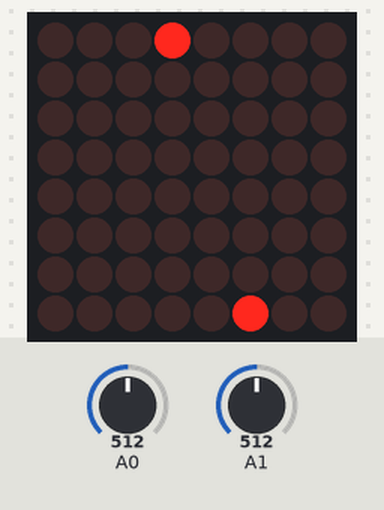
The sketch below on a simulated Arduino Uno, built with avr-gcc and run on an emulated ATmega328P. Parts: 8×8 LED matrix. Inputs (shaded band) come from the test bench; at power-on: A1 = 512, A0 = 512. Random numbers use the default seed unless the sketch sets one; what the sketch prints to the serial monitor is not drawn.

Above: at 4.2 s.
4.3 s: A1 set to 787
At 4.9 s:
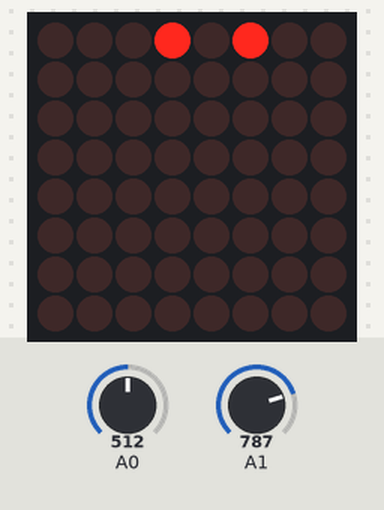
7.3 s: A1 set to 812
At 7.9 s:
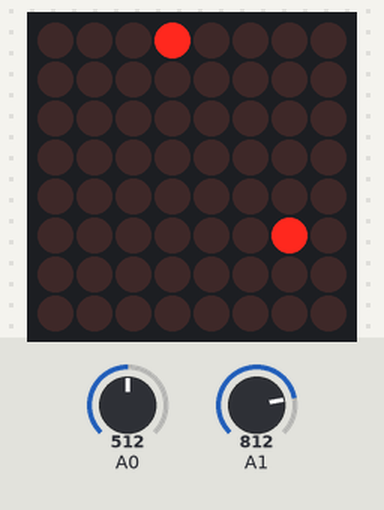
At 8.4 s:
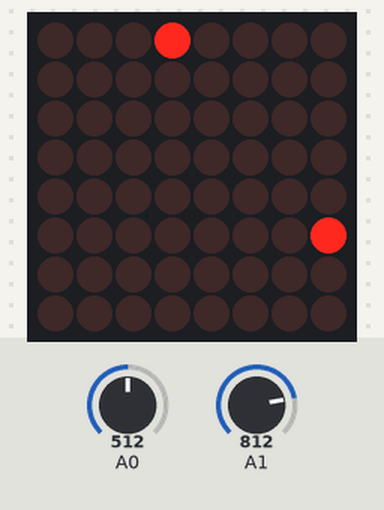
Timing chart, 0 to 10.3 s (numbered marks = the images above; inputs shaded):
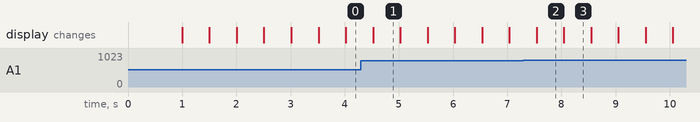

The sketch:

Snake_Game.ino
```cpp
#include "LedControlMS.h"
LedControl lc = LedControl(12, 11, 10, 1);
int had[8][8] = {0};
byte xHad = 4;
byte yHad = 5;
byte xaxis = 0;
byte yaxis = 0;
byte directi = 0;
int step1 = 1;
long time1 = 0;
int speed1 = 500;
byte score1 = 0;
boolean snooze1 = false;
int num[11][7] = {
{B00000000, B00000000, B00000000, B00000000, B00000001, B01111111,
B00100001},
{B00000000, B00000000, B00110001, B01001001, B01000101, B00100011},
{B00000000, B00000000, B01000110, B01101001, B01010001, B01000001,
B01000010},
{B00000000, B00001000, B11111111, B01001000, B00101000, B00011000,
B00001000},
{B00000000, B00000000, B00111110, B01000101, B01001001, B01010001,
B00111110},
{B00000000, B00000000, B00000110, B01001001, B01001001, B00101001,
B00011110},
{B00000000, B00000000, B01110000, B01001000, B01000111, B01000000,
B01100000},
{B00000000, B00000000, B00110110, B01001001, B01001001, B01001001,
B00110110},
{B00000000, B00000000, B00111100, B01001010, B01001001, B01001001,
B00110000},
{B00000000, B00000000, B00111110, B01010001, B01001001, B01000101,
B00111110},
{B00000000, B00000000, B00000000, B00000000, B00000000, B00000000,
B00000000},

};
void setup() {
  Serial.begin(9600);
  Serial.println("Your game starts");
  delay(1000);
  randomSeed(analogRead(A0));
  genseed();
  lc.shutdown(0, false);
  lc.setIntensity(0, 1);
  byte h[7]={B10000000,B10000000,B10110000,B11001000,B10001000,B10001000,B10001000};
  lc.setRow(0,0,h[0]);
  lc.setRow(0,1,h[1]);
  lc.setRow(0,2,h[2]);
  lc.setRow(0,3,h[3]);
  lc.setRow(0,4,h[4]);
  lc.setRow(0,5,h[5]);
  lc.setRow(0,6,h[6]);
  delay(500);
  byte e[7]={B00000000,B00000000,B01110000,B10001000,B11111000,B10000000,B01110000};
  lc.setRow(0,0,e[0]);
  lc.setRow(0,1,e[1]);
  lc.setRow(0,2,e[2]);
  lc.setRow(0,3,e[3]);
  lc.setRow(0,4,e[4]);
  lc.setRow(0,5,e[5]);
  lc.setRow(0,6,e[6]);
  delay(500);
  byte y[7]={B00000000,B00000000,B10001000,B10001000,B01111000,B00001000,B01110000};
  lc.setRow(0,0,e[0]);
  lc.setRow(0,1,y[1]);
  lc.setRow(0,2,y[2]);
  lc.setRow(0,3,y[3]);
  lc.setRow(0,4,y[4]);
  lc.setRow(0,5,y[5]);
  lc.setRow(0,6,y[6]);
  delay(500);
  byte hf[8]={B00111100,B01000010,B10100101,B10000001,B10100101,B10011001,B01000010,B00111100};
  lc.setRow(0,0,hf[0]);
  lc.setRow(0,1,hf[1]);
  lc.setRow(0,2,hf[2]);
  lc.setRow(0,3,hf[3]);
  lc.setRow(0,4,hf[4]);
  lc.setRow(0,5,hf[5]);
  lc.setRow(0,6,hf[6]);
  lc.setRow(0,7,hf[7]);
  delay(500);
  lc.clearDisplay(0);
}
void loop() {
  if ((analogRead(A0) < 200) && (directi != 0) && (directi != 1)) directi = 1;
  if ((analogRead(A0) > 800) && (directi != 1) && (directi != 0)) directi = 0;
  if ((analogRead(A1) < 200) && (directi != 3) && (directi != 2)) directi = 3;
  if ((analogRead(A1) > 800) && (directi != 2) && (directi != 3)) directi = 2;
  if ((millis() - time1) > speed1) {
    time1 = millis();
    delfood(had);
    score();
    mov1();
  if (xHad == xaxis && yHad == yaxis) snooze1 = true;
  if (had[xHad][yHad] != 0) GameOver();
  step1++;
  had[xHad][yHad] = step1;
  }
  draw(had, xaxis, yaxis);
}

void score() {
  if (snooze1 == true) {
    snooze1 = false;
    genseed();
    score1++;
    speed1 -= 20;
    Serial.print ("Your score is ");
    Serial.println (score1);
  }
}
void draw(int matrix1[8][8], byte x, byte y) {
  for (int i = 0; i < 8; i++) {
    for (int j = 0; j < 8; j++) {
      if ((matrix1[i][j] >= 1) || ((i == x) && (j == y) )) lc.setLed(0, i, j, true);
      else lc.setLed(0, i, j, false);
    }
  }
}

void delfood(int matrix1[8][8]) {
  for (int i = 0; i < 8; i++) {
    for (int j = 0; j < 8; j++) {
      if (matrix1[i][j] == (step1 - score1)) matrix1[i][j] = 0;
    }
  }
}


void mov1() {
  switch (directi) {
    case 0:
      xHad++;
      break;
    case 1:
      xHad--;
      break;
    case 2:
      yHad++;
      break;
    case 3:
      yHad--;
      break;
  }
  if (xHad == 8) xHad = 0;
  if (yHad == 8) yHad = 0;
  if (xHad == 255) xHad = 7;
  if (yHad == 255) yHad = 7;
}

void genseed() {
  lc.setLed(0, xaxis, yaxis, false);
  do {
    xaxis = random(0, 8);
    yaxis = random(0, 8);
  } while (had[xaxis][yaxis] != 0 );
}

void draw1(byte num1) {
  if (num1 == 0) num1 = 10;
  for (int col = 0; col < 7; col++) {
    lc.setRow(0, col, num[num1 - 1][col]);
  }
}


void GameOver() {
  Serial.println ("Game over");
  for (int row = 0; row < 8; row++) {
    for (int col = 0; col < 8; col++) {
      lc.setLed(0, col, row, true);
      delay(25);
    }
  }
  for (int row = 0; row < 8; row++) {
    for (int col = 0; col < 8; col++) {
      lc.setLed(0, col, row, false);
      delay(25);
    }
  }
  do {
    draw1((score1 / 10) % 10);
    delay(200);
    draw1(score1 % 10);
    delay(200);
    draw1(11);
    delay(1000);
  } while (true);
}
```

Measured:
- the behaviour switches between 800 and 801 on A1 (found by bisection; images 1 and 2)
- what the display in image 1 shows lasts 0.5 s, from 4.5 s to 5.0 s
